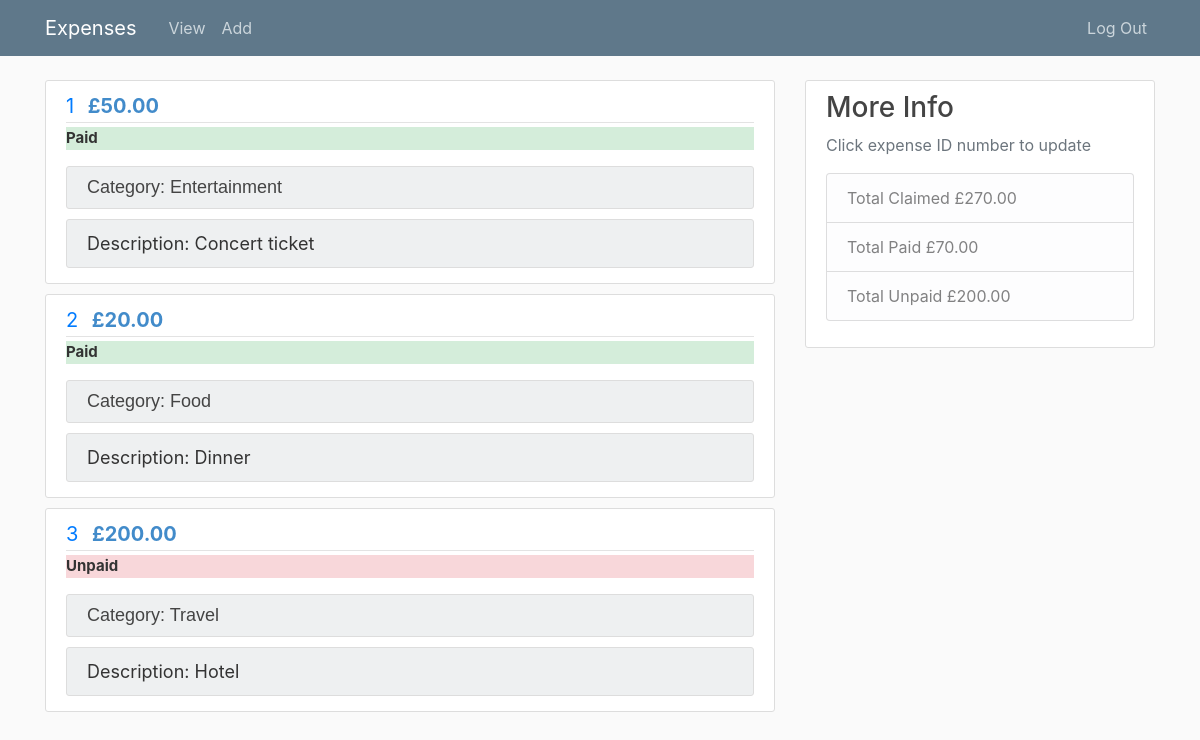
The page /1 on the database its author committed.
### expenses.py (models this page shows)
class Expense(db.Model):
    id = db.Column(db.Integer, index=True, primary_key=True)
    amount = db.Column(db.Integer, index=True)
    description = db.Column(db.String, index=True)
    category = db.Column(db.String, index=True)
    repaid = db.Column(db.String, default="Unpaid", index=True)
    userId = db.Column(db.Integer, db.ForeignKey('user.id'))

### expenses.py (the view)
@app.route("/<int:user_id>", methods=["GET"])
def home(user_id):
    user = User.query.filter_by(id=user_id).first()
    if user is None:
        return "User not found", 404
    expenses = Expense.query.filter_by(userId=user_id).all()
    return render_template("home.html", expenses=expenses, user_id=user_id,
                           totalexpense=allexpense(user_id), totalPaid=totalPaid(user_id), totalUnpaid=totalUnpaid(user_id))

### expenses.py (called while the page is built)
def allexpense(user_id):
    expenses = Expense.query.filter_by(userId=user_id).all()
    totalexpense = 0
    for expense in expenses:
        totalexpense += expense.amount
    return totalexpense

def totalPaid(user_id):
    expenses = Expense.query.filter_by(userId=user_id).all()
    totalpaid = 0
    for expense in expenses:
        if expense.repaid == "Paid":
            totalpaid += expense.amount
    return totalpaid

def totalUnpaid(user_id):
    expenses = Expense.query.filter_by(userId=user_id).all()
    totalunpaid = 0
    for expense in expenses:
        if expense.repaid == "Unpaid":
            totalunpaid += expense.amount
    return totalunpaid

### templates/home.html
{% extends 'layout.html' %}
{% block content %}
{% for expense in expenses %}
    <article class="media content-section">
        <div class="media-body">
            <div class="article-metadata">
                    <a class="mr-2" href="{{ url_for("update", user_id=user_id, expense_id=expense.id)}}">{{ expense.id }}</a>
                    <small class="text-muted1">£{{ '{:.2f}'.format(expense.amount) }}</small>
            </div>
            {% if expense.repaid == "Paid" %}
            <p class="paid-unpaid-paid">{{ expense.repaid }}</p>
            {% else %}
            <p class="paid-unpaid-unpaid">{{ expense.repaid }}</p>
            {% endif %}
            <div class="article-header">
                <h3 class="article-title">Category: {{ expense.category }}</h3>
            </div>
            <div class="article-description">
                <p class="sub-title">Description: {{ expense.description }}</p>
            </div>
        </div>
</article>
{% endfor %}
{% endblock content %}

### templates/layout.html (shortened to what this page needs)
<!DOCTYPE html>
<html>
<head>
    <link rel="stylesheet" href="https://maxcdn.bootstrapcdn.com/bootstrap/4.0.0/css/bootstrap.min.css">
    <link rel="stylesheet" type="text/css" href="{{ url_for('static', filename='main.css') }}">
</head>
<body>
    <header class="site-header">
    <nav class="navbar navbar-expand-md navbar-dark bg-steel fixed-top">
        <div class="container">
          <a class="navbar-brand mr-4" href="{{ url_for("home", user_id=user_id) }}">Expenses</a>
          <div class="collapse navbar-collapse" id="navbarToggle">
            <div class="navbar-nav mr-auto">
              <a class="nav-item nav-link" href="{{ url_for("view", user_id=user_id) }}">View</a>
              <a class="nav-item nav-link" href="{{ url_for("add_expense", user_id=user_id)}}">Add</a>
            </div>
            <div class="navbar-nav">
              {% if current_user %}
              <a class="nav-item nav-link" href="{{ url_for("login")}}">Log Out</a>
              {% else %}
              <a class="nav-item nav-link" href="{{ url_for("login")}}">Login</a>
              {% endif %}
            </div>
          </div>
        </div>
      </nav>
    </header>
    <main role="main" class="container">
      <div class="row">
        <div class="col-md-8">
          {% block content %}{% endblock %}
        </div>
        <div class="col-md-4">
          <div class="content-section">
            <h3>More Info</h3>
            <p class='text-muted'>Click expense ID number to update
                <ul class="list-group">
                    <li class="list-group-item list-group-item-light">Total Claimed
                     £{{ '{:.2f}'.format(totalexpense) }}
                    </li>
                    <li class="list-group-item list-group-item-light">Total Paid
                      £{{ '{:.2f}'.format(totalPaid) }}
                    </li>
                    <li class="list-group-item list-group-item-light">Total Unpaid
                      £{{ '{:.2f}'.format(totalUnpaid) }}
                    </li>
                </ul>
            </p>
          </div>
        </div>
      </div>
    </main>
</body>
</html>

### static/main.css (style rules this page uses)
body { background: #fafafa; color: #333333; margin-top: 5rem; }
h1, h2, h3, h4, h5, h6 { color: #444444; }
.bg-steel { background-color: #5f788a; }
.site-header .navbar-nav .nav-link { color: #cbd5db; }
.content-section { background: #ffffff; padding: 10px 20px; border: 1px solid #dddddd; border-radius: 3px; margin-bottom: 10px; }
.article-title { font-size: 18px; font-family: Verdana, Geneva, Tahoma, sans-serif; border: 1px solid #dddddd; border-radius: 3px; padding: 10px 20px; margin-bottom: 10px; background-color: #eef0f1; width: 100%; }
.article-description .sub-title { white-space: pre-line; font-size: 18px; border: 1px solid #dddddd; border-radius: 3px; padding: 10px 20px; margin-bottom: 5px; background-color: #eef0f1; }
.article-metadata { padding-bottom: 1px; margin-bottom: 4px; border-bottom: 1px solid #e3e3e3; font-size: 20px; }
.text-muted1 { font-size: 20px; font-weight: bold; color: #428bca; }
.sub-title { border: 1px solid #dddddd; border-radius: 3px; padding: 10px 20px; margin-bottom: 5px; background-color: #d6dee4; }
.paid-unpaid-paid { font-size: 15px; font-weight: bold; background-color: #d4edda !important; }
.paid-unpaid-unpaid { font-size: 15px; font-weight: bold; background-color: #f8d7da !important; }

### rows shown on the page
Expense: id "1", amount "50.00", repaid "Paid", category "Entertainment", description "Concert ticket"
Expense: id "2", amount "20.00", repaid "Paid", category "Food", description "Dinner"
Expense: id "3", amount "200.00", repaid "Unpaid", category "Travel", description "Hotel"

### other values the page prints
{{ '{:.2f}'.format(totalexpense) }} "270.00"
{{ '{:.2f}'.format(totalPaid) }} "70.00"
{{ '{:.2f}'.format(totalUnpaid) }} "200.00"
